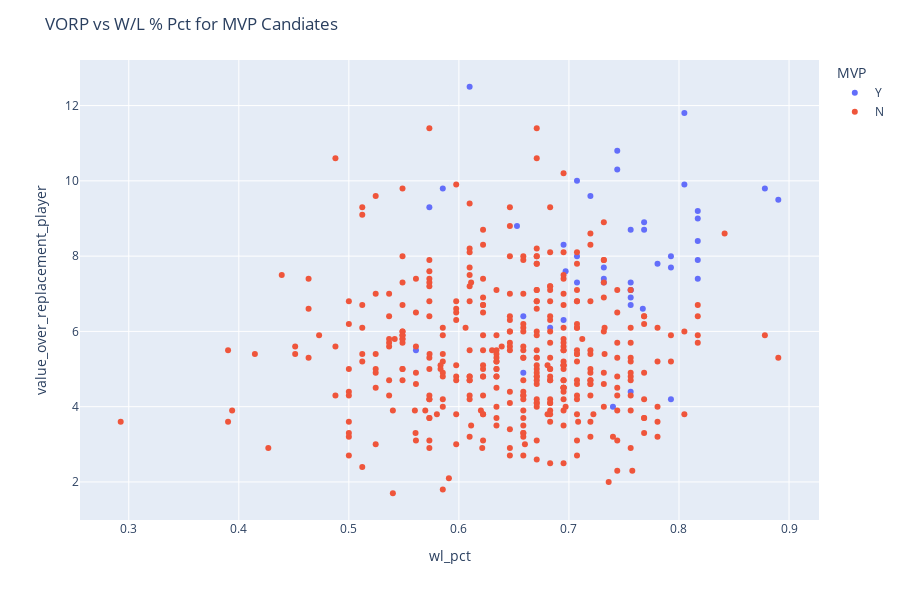

Write notebook code for a chart like this one.
### Code cell
fig = px.scatter(df, x="wl_pct", y="value_over_replacement_player",color='MVP', hover_data=['Player', 'Year'])
fig.update_layout(height=600, title_text= 'VORP vs W/L % Pct for MVP Candiates')
fig.show()

### Figure 1 — Plotly figure (JSON) as saved in the notebook; plotly's stock layout.template omitted (floating-point values rounded to 4 significant figures; data arrays with more than 128 entries replaced by an {"elided": "..."} marker saying what was removed)
{"data": [{"customdata": [["Kareem Abdul-Jabbar", 1980], ["Julius Erving", 1981], ["Moses Malone", 1982], ["Moses Malone", 1983], ["Larry Bird", 1984], ["Larry Bird", 1985], ["Larry Bird", 1986], ["Magic Johnson", 1987], ["Michael Jordan", 1988], ["Magic Johnson", 1989], ["Magic Johnson", 1990], ["Michael Jordan", 1991], ["Michael Jordan", 1992], ["Charles Barkley", 1993], ["Hakeem Olajuwon", 1994], ["David Robinson", 1995], ["Michael Jordan", 1996], ["Karl Malone", 1997], ["Michael Jordan", 1998], ["Karl Malone", 1999], ["Shaquille O'Neal", 2000], ["Allen Iverson", 2001], ["Tim Duncan", 2002], ["Tim Duncan", 2003], ["Kevin Garnett", 2004], ["Steve Nash", 2005], ["Steve Nash", 2006], ["Dirk Nowitzki", 2007], ["Kobe Bryant", 2008], ["LeBron James", 2009], ["LeBron James", 2010], ["Derrick Rose", 2011], ["LeBron James", 2012], ["LeBron James", 2013], ["Kevin Durant", 2014], ["Stephen Curry", 2015], ["Stephen Curry", 2016], ["Russell Westbrook", 2017], ["James Harden", 2018], ["Giannis Antetokounmpo", 2019], ["Giannis Antetokounmpo", 2020], ["Nikola Jokić", 2021], ["Nikola Jokić", 2022], ["Joel Embiid", 2023]], "hovertemplate": "MVP=Y<br>wl_pct=%{x}<br>value_over_replacement_player=%{y}<br>Player=%{customdata[0]}<br>Year=%{customdata[1]}<extra></extra>", "legendgroup": "Y", "marker": {"color": "#636efa", "symbol": "circle"}, "mode": "markers", "name": "Y", "orientation": "v", "showlegend": true, "type": "scatter", "x": [0.7317, 0.7561, 0.561, 0.7927, 0.7561, 0.7683, 0.8171, 0.7927, 0.6098, 0.6951, 0.7683, 0.7439, 0.8171, 0.7561, 0.7073, 0.7561, 0.878, 0.7805, 0.7561, 0.74, 0.8171, 0.6829, 0.7073, 0.7317, 0.7073, 0.7561, 0.6585, 0.8171, 0.6951, 0.8049, 0.7439, 0.7561, 0.697, 0.8049, 0.7195, 0.8171, 0.8902, 0.5732, 0.7927, 0.7317, 0.7671, 0.6528, 0.5854, 0.6585], "xaxis": "x", "y": [7.3, 6.9, 5.5, 4.2, 7.3, 8.7, 8.4, 8, 12.5, 8.3, 8.9, 10.8, 9.2, 7.1, 7.3, 8.7, 9.8, 7.8, 7.1, 4, 9, 6.1, 8, 7.7, 10, 4.4, 4.9, 7.4, 6.3, 11.8, 10.3, 6.7, 7.6, 9.9, 9.6, 7.9, 9.5, 9.3, 7.7, 7.4, 6.6, 8.8, 9.8, 6.4], "yaxis": "y"}, {"customdata": {"elided": "385x2 mixed values"}, "hovertemplate": "MVP=N<br>wl_pct=%{x}<br>value_over_replacement_player=%{y}<br>Player=%{customdata[0]}<br>Year=%{customdata[1]}<extra></extra>", "legendgroup": "N", "marker": {"color": "#EF553B", "symbol": "circle"}, "mode": "markers", "name": "N", "orientation": "v", "showlegend": true, "type": "scatter", "x": {"elided": "385 float values"}, "xaxis": "x", "y": {"elided": "385 float values"}, "yaxis": "y"}], "layout": {"height": 600, "legend": {"title": {"text": "MVP"}, "tracegroupgap": 0}, "margin": {"t": 60}, "title": {"text": "VORP vs W/L % Pct for MVP Candiates"}, "xaxis": {"anchor": "y", "domain": [0, 1], "title": {"text": "wl_pct"}}, "yaxis": {"anchor": "x", "domain": [0, 1], "title": {"text": "value_over_replacement_player"}}}}
